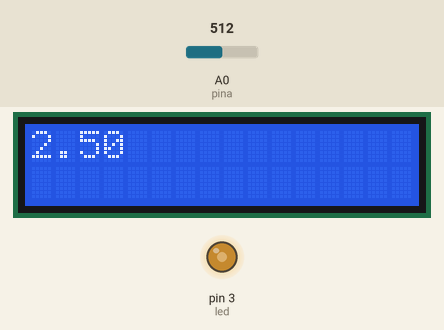
Bench run of a sketch on a simulated Arduino Uno, built with avr-gcc and run on an emulated ATmega328P. Shown: 16×2 character LCD, output pins drawn as LEDs (lit = HIGH). Inputs (shaded band) come from the test bench; at power-on: A0 (pina) = 512.

Above: at 1.2 s.
1.3 s: A0 (pina) set to 716
At 2.1 s:
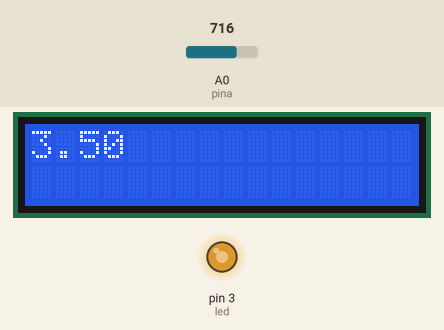
2.8 s: A0 (pina) set to 900
At 3.3 s:
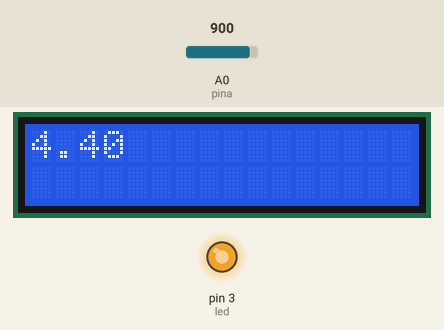
4.3 s: A0 (pina) set to 122
At 5.5 s:
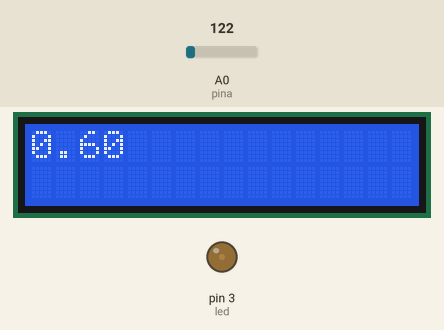
5.8 s: A0 (pina) set to 0
At 6.8 s:
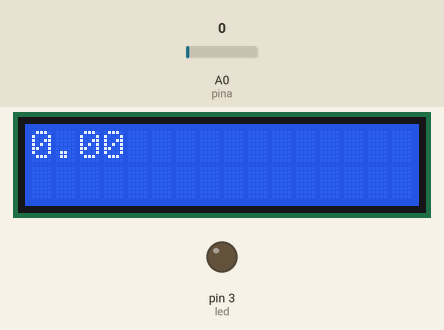
7.3 s: A0 (pina) set to 511
At 8.0 s:
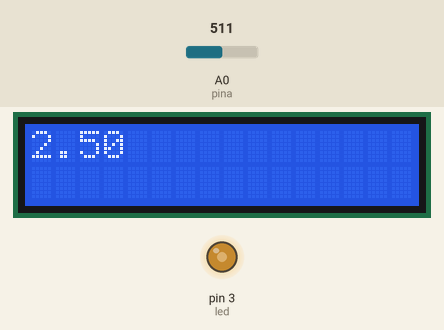
Timing chart, 0 to 9.8 s (numbered marks = the images above; inputs shaded):
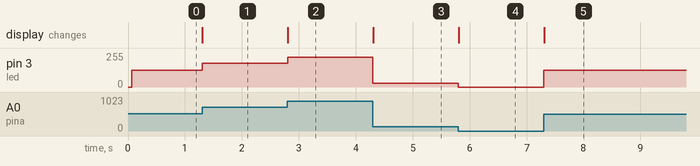

Measured:
- after the input at 1.3 s, pin 3 (led): 127/255 → 178/255 at once; the display: changes at once (image 1)
- after the input at 2.8 s, pin 3 (led): 178/255 → 224/255 at once; the display: changes at once (image 2)
- after the input at 4.3 s, pin 3 (led): 224/255 → 30/255 at once; the display: changes at once (image 3)
- after the input at 5.8 s, pin 3 (led): 30/255 → 0/255 at once; the display: changes at once (image 4)
- after the input at 7.3 s, pin 3 (led): 0/255 → 127/255 at once; the display: changes at once (image 5)

The sketch:

Led_Volt_LCD_Reader.ino
```cpp
#include<LiquidCrystal_I2C.h>
LiquidCrystal_I2C lcd(0x27 , 16,2);  //if lcd doesn't work use 0x3F instide of 0x27
int pina = A0;
int read;
float volt;
int led = 3;
int value;

void setup(){
  pinMode(read, INPUT);
  pinMode(led , OUTPUT);
  Serial.begin(9600);
  lcd.init();
  lcd.backlight();
}

void loop(){
    lcd.setCursor(0,0);
    value = analogRead(A0);
    analogWrite(led , value * 255. / 1023.);
  read = analogRead(pina);
  volt = read * 5. / 1023. ;
  lcd.print(volt);
}
```
